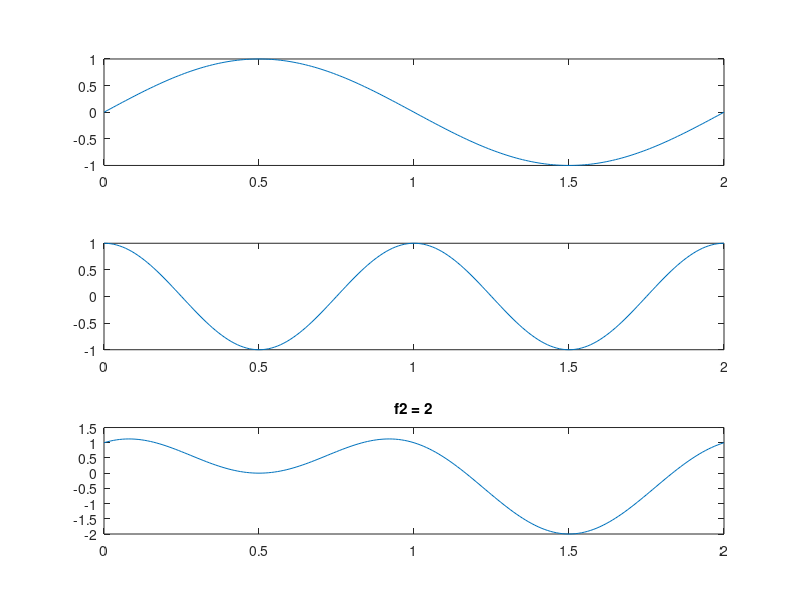
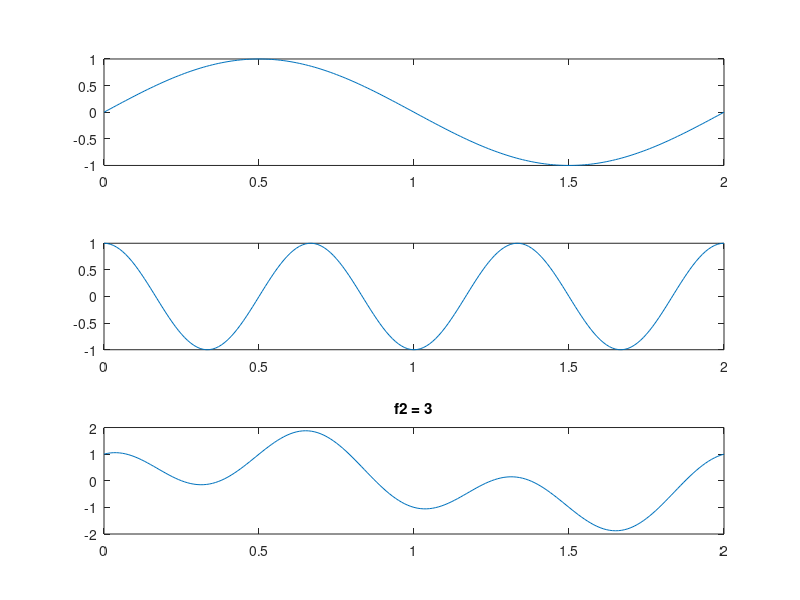
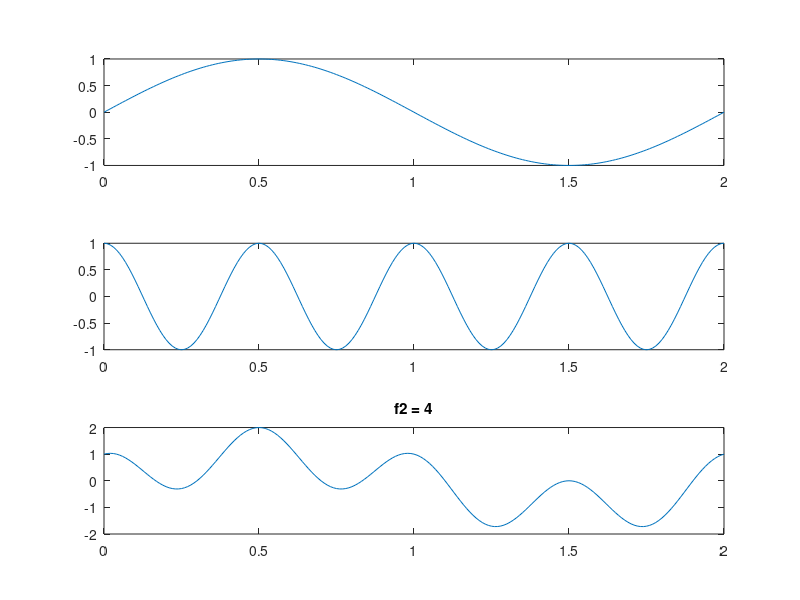
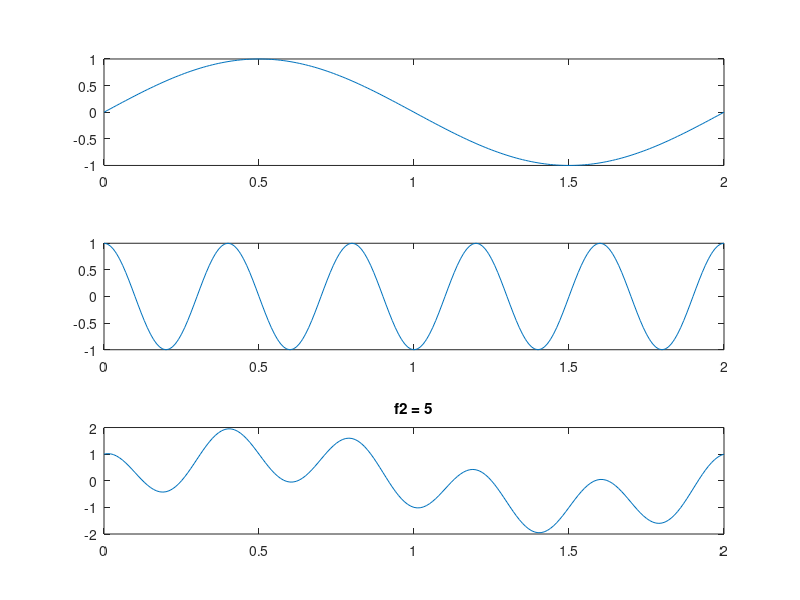

Write the MATLAB code that produced these figures, in order.
T = 100;
t = 0:1/T:2;
f1 = 1;
pha2 = pi/2;

for f2 = 2:10
    y1 = sin(f1 * pi * t);
    y2 = sin(f2 * pi * t + pha2);
    y3 = y1 + y2;

    figure;
    subplot(3, 1, 1);
    plot(t, y1);

    subplot(3, 1, 2);
    plot(t, y2);

    subplot(3, 1, 3);
    plot(t, y3);
    title(['f2 = ', num2str(f2)]);
end
